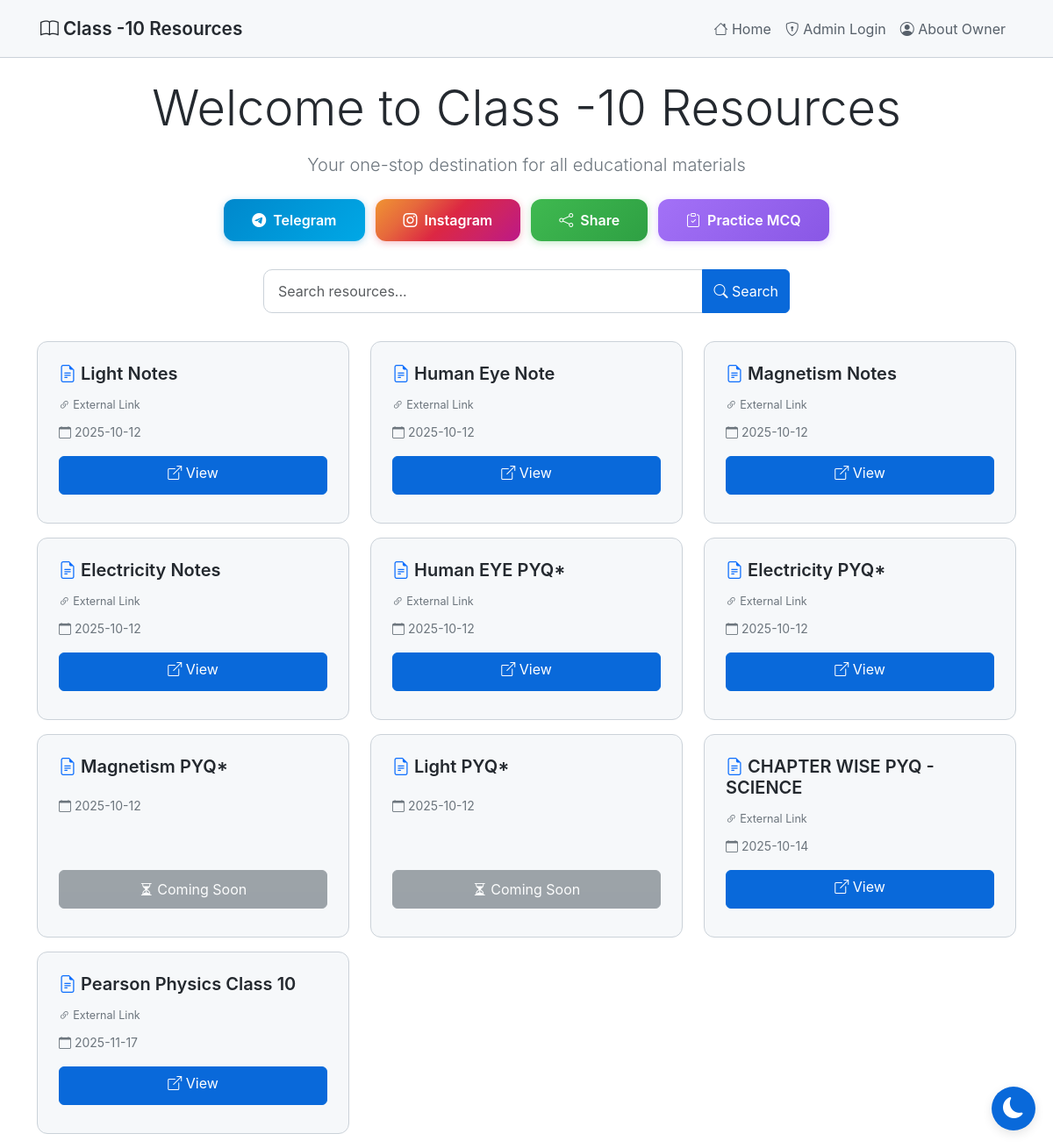
The page / on the database its author committed.
### tables this page shows
CREATE TABLE "resources"
                     (id INTEGER PRIMARY KEY AUTOINCREMENT,
                      name TEXT NOT NULL,
                      link TEXT,
                      filename TEXT,
                      created_at TIMESTAMP DEFAULT CURRENT_TIMESTAMP);

### app.py (the view)
@app.route('/')
def index():
    conn = sqlite3.connect('database.db')
    conn.row_factory = sqlite3.Row
    c = conn.cursor()
    search_query = request.args.get('search', '')
    if search_query:
        c.execute('SELECT * FROM resources WHERE name LIKE ? ORDER BY created_at ASC',
                  ('%' + search_query + '%',))
    else:
        c.execute('SELECT * FROM resources ORDER BY created_at ASC')
    resources = c.fetchall()
    c.execute('SELECT * FROM owner_info WHERE id = 1')
    owner_info = c.fetchone()
    conn.close()
    is_admin = 'admin' in session
    return render_template('index.html', resources=resources, is_admin=is_admin,
                          search_query=search_query, owner_info=owner_info)

### templates/index.html (shortened to what this page needs)
{% extends "base.html" %}
{% block content %}
<div class="text-center my-3">
    <h1 class="display-4 mb-3">Welcome to Class -10 Resources</h1>
    <p class="lead text-secondary">Your one-stop destination for all educational materials</p>
</div>
<div class="action-buttons">
    {% if owner_info %}
    <a href="{{ owner_info['telegram_link'] }}" target="_blank" class="action-btn btn-telegram">
        <i class="bi bi-telegram"></i> Telegram
    </a>
    <a href="{{ owner_info['instagram_link'] }}" target="_blank" class="action-btn btn-instagram">
        <i class="bi bi-instagram"></i> Instagram
    </a>
    {% endif %}
    <button onclick="shareWebsite()" class="action-btn btn-share">
        <i class="bi bi-share"></i> Share
    </button>
    <a href="{{ owner_info['mcq_link'] if owner_info else url_for('practice_mcq') }}" target="_blank" class="action-btn btn-mcq">
        <i class="bi bi-clipboard-check"></i> Practice MCQ
    </a>
</div>
<div class="search-container">
    <form method="GET" action="{{ url_for('index') }}">
        <div class="input-group">
            <input type="text" name="search" id="searchInput" class="form-control search-input"
                   placeholder="Search resources..." value="{{ search_query or '' }}"
                   autocomplete="off"
                   oninput="autoSearch()">
            <button class="btn btn-primary" type="submit" aria-label="Search">
                <i class="bi bi-search"></i><span class="d-none d-sm-inline"> Search</span>
            </button>
        </div>
    </form>
</div>
<div class="row mt-4">
    {% if resources %}
        {% for resource in resources %}
        <div class="col-12 col-sm-6 col-lg-4 mb-3">
            <div class="card h-100">
                <div class="card-body d-flex flex-column">
                    <h5 class="card-title">
                        <i class="bi bi-file-earmark-text text-primary"></i>
                        {{ resource['name'] }}
                    </h5>
                    <div class="card-text mb-2">
                        {% if resource['filename'] %}
                            <small class="text-secondary d-block text-truncate" title="{{ resource['filename'] }}">
                                <i class="bi bi-paperclip"></i> {{ resource['filename'] }}
                            </small>
                        {% elif resource['link'] %}
                            <small class="text-secondary">
                                <i class="bi bi-link-45deg"></i> External Link
                            </small>
                        {% endif %}
                    </div>
                    <div class="mb-3">
                        <small class="text-secondary">
                            <i class="bi bi-calendar"></i>
                            {{ resource['created_at'][:10] }}
                        </small>
                    </div>
                    <div class="mt-auto">
                        {% if resource['link'] or resource['filename'] %}
                            <a href="{{ url_for('view_resource', id=resource['id']) }}"
                               class="btn btn-primary w-100 mb-2" target="_blank">
                                <i class="bi bi-box-arrow-up-right"></i> View
                            </a>
                        {% else %}
                            <button class="btn btn-secondary w-100 mb-2" disabled>
                                <i class="bi bi-hourglass-split"></i> Coming Soon
                            </button>
                        {% endif %}
                    </div>
                </div>
            </div>
        </div>
        {% endfor %}
    {% endif %}
</div>
{% endblock %}

### templates/base.html (shortened to what this page needs)
<!DOCTYPE html>
<html lang="en" data-theme="light">
<head>
    <link href="https://cdn.jsdelivr.net/npm/bootstrap@5.3.2/dist/css/bootstrap.min.css" rel="stylesheet">
    <link rel="stylesheet" href="https://cdn.jsdelivr.net/npm/bootstrap-icons@1.11.1/font/bootstrap-icons.css">
</head>
<body>
    <nav class="navbar navbar-expand-lg navbar-dark">
        <div class="container">
            <a class="navbar-brand" href="{{ url_for('index') }}">
                <i class="bi bi-book"></i> Class -10 Resources
            </a>
            <div class="collapse navbar-collapse" id="navbarNav">
                <ul class="navbar-nav ms-auto">
                    <li class="nav-item">
                        <a class="nav-link" href="{{ url_for('index') }}">
                            <i class="bi bi-house"></i> Home
                        </a>
                    </li>
                    {% if session.admin %}
                    <li class="nav-item">
                        <a class="nav-link" href="{{ url_for('add_resource') }}">
                            <i class="bi bi-plus-circle"></i> Add Resource
                        </a>
                    </li>
                    <li class="nav-item">
                        <a class="nav-link" href="{{ url_for('download_database') }}">
                            <i class="bi bi-download"></i> Backup DB
                        </a>
                    </li>
                    <li class="nav-item">
                        <a class="nav-link" href="{{ url_for('logout') }}">
                            <i class="bi bi-box-arrow-right"></i> Logout
                        </a>
                    </li>
                    {% else %}
                    <li class="nav-item">
                        <a class="nav-link" href="{{ url_for('login') }}">
                            <i class="bi bi-shield-lock"></i> Admin Login
                        </a>
                    </li>
                    {% endif %}
                    <li class="nav-item">
                        <a class="nav-link" href="{{ url_for('about_owner') }}">
                            <i class="bi bi-person-circle"></i> About Owner
                        </a>
                    </li>
                </ul>
            </div>
        </div>
    </nav>
    <div class="container mt-4">
        {% block content %}{% endblock %}
    </div>
    <button class="theme-toggle" id="themeToggle" aria-label="Toggle theme">
        <i class="bi bi-moon-fill" id="themeIcon"></i>
    </button>
</body>
</html>

### templates/base.html (style rules this page uses)
:root { --bg-primary: #ffffff; --bg-secondary: #f6f8fa; --bg-tertiary: #ffffff; --text-primary: #24292f; --text-secondary: #57606a; --border-color: #cbd2d9; --accent-color: #0969da; --success-color: #1a7f37; --danger-color: #cf222e; --shadow-color: rgba(0, 0, 0, 0.1); }
body { background-color: var(--bg-primary); color: var(--text-primary); font-family: -apple-system, BlinkMacSystemFont, 'Segoe UI', 'Noto Sans', Helvetica, Arial, sans-serif; min-height: 100vh; transition: background-color 0.3s ease, color 0.3s ease; }
* { transition: background-color 0.3s ease, color 0.3s ease, border-color 0.3s ease; }
.navbar { background-color: var(--bg-secondary) !important; border-bottom: 1px solid var(--border-color); padding: 0.75rem 0; }
.navbar .container { padding-left: 1rem; padding-right: 1rem; }
.navbar-brand { font-weight: 600; color: var(--text-primary) !important; font-size: 1.3rem; }
.nav-link { color: var(--text-secondary) !important; transition: color 0.3s ease; }
.btn-primary { background-color: var(--accent-color); border-color: var(--accent-color); transition: all 0.3s ease; min-height: 44px; }
.btn { min-height: 44px; }
.card { background-color: var(--bg-secondary); border: 1px solid var(--border-color); border-radius: 12px; transition: all 0.3s ease; overflow: hidden; }
.card-body { padding: 1.5rem; }
.card-title { color: var(--text-primary); font-weight: 600; margin-bottom: 0.75rem; }
.card-text { color: var(--text-secondary); font-size: 0.9rem; }
.form-control, .form-select { background-color: var(--bg-tertiary); border: 1px solid var(--border-color); color: var(--text-primary); }
.theme-toggle { position: fixed; bottom: 20px; right: 20px; width: 50px; height: 50px; border-radius: 50%; background: var(--accent-color); border: none; color: white; font-size: 1.5rem; cursor: pointer; box-shadow: 0 4px 12px var(--shadow-color); transition: all 0.3s ease; z-index: 1000; display: flex; align-items: center; justify-content: center; }
.action-buttons { display: flex; flex-wrap: wrap; gap: 0.75rem; justify-content: center; margin: 1.5rem 0; padding: 0 1rem; }
.action-btn { padding: 0.75rem 2rem; font-size: 1rem; font-weight: 600; border-radius: 12px; text-decoration: none; display: inline-flex; align-items: center; justify-content: center; gap: 0.5rem; transition: all 0.3s ease; border: none; cursor: pointer; min-height: 44px; white-space: nowrap; }
.btn-telegram { background: linear-gradient(135deg, #0088cc, #00a8e6); color: white; }
.btn-instagram { background: linear-gradient(135deg, #f09433 0%, #e6683c 25%, #dc2743 50%, #cc2366 75%, #bc1888 100%); color: white; }
.btn-share { background: linear-gradient(135deg, #3fb950, #2ea043); color: white; }
.btn-mcq { background: linear-gradient(135deg, #a371f7, #8957e5); color: white; }
[data-theme="light"] .btn-telegram { box-shadow: 0 2px 8px rgba(0, 136, 204, 0.3); }
[data-theme="light"] .btn-instagram { box-shadow: 0 2px 8px rgba(220, 39, 67, 0.3); }
[data-theme="light"] .btn-share { box-shadow: 0 2px 8px rgba(63, 185, 80, 0.3); }
[data-theme="light"] .btn-mcq { box-shadow: 0 2px 8px rgba(163, 113, 247, 0.3); }
.search-container { max-width: 600px; margin: 2rem auto; }
.search-input { border-radius: 10px; padding: 0.75rem 1rem; }

### rows shown on the page
resources: name "Light Notes", shows "External Link", created_at "2025-10-12"
resources: name "Human Eye Note", shows "External Link", created_at "2025-10-12"
resources: name "Magnetism Notes", shows "External Link", created_at "2025-10-12"
resources: name "Electricity Notes", shows "External Link", created_at "2025-10-12"
resources: name "Human EYE PYQ*", shows "External Link", created_at "2025-10-12"
resources: name "Electricity PYQ*", shows "External Link", created_at "2025-10-12"
resources: name "Magnetism PYQ*", created_at "2025-10-12", link "Coming Soon"
resources: name "Light PYQ*", created_at "2025-10-12", link "Coming Soon"
resources: name "CHAPTER WISE PYQ - SCIENCE", shows "External Link", created_at "2025-10-14"
resources: name "Pearson Physics Class 10", shows "External Link", created_at "2025-11-17"
